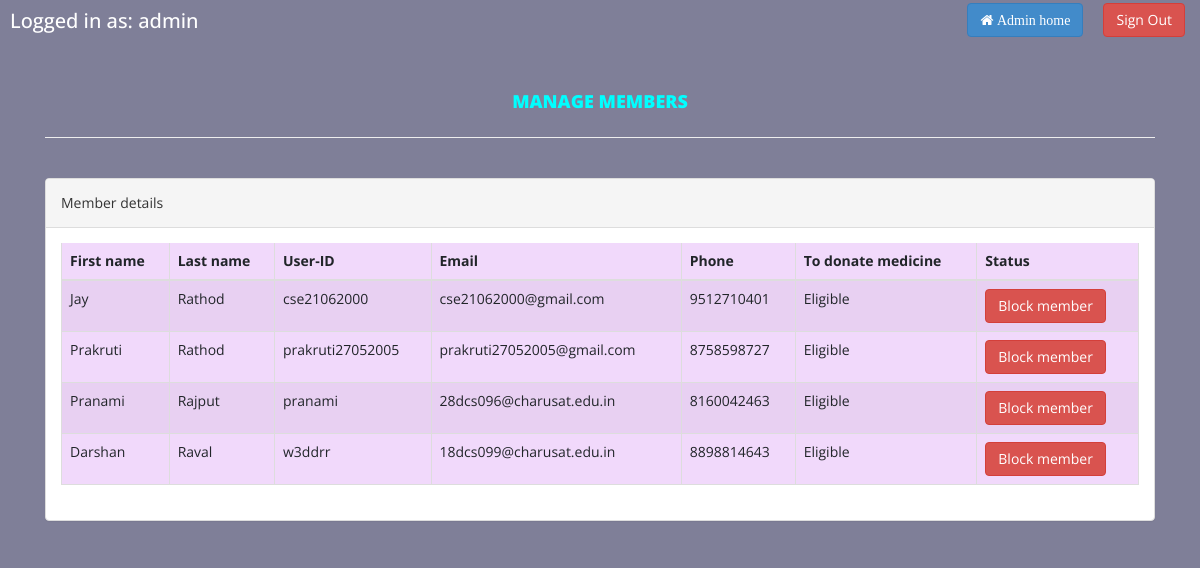
Page /OUMDN/admin/admmem.php (signed in) on the committed database.
### tables this page shows
CREATE TABLE `memberinfo` (
  `firstname` varchar(100) NOT NULL,
  `lastname` varchar(100) NOT NULL,
  `user` varchar(50) NOT NULL,
  `email` varchar(255) NOT NULL,
  `phone` varchar(11) NOT NULL,
  `password` varchar(255) NOT NULL,
  `memvalidadmin` tinyint(1) NOT NULL DEFAULT 1
);

### OUMDN/admin/admmem.php (the view, shortened to what this page needs)
<?php
include('includes/config.php');
if(!isset($_SESSION['adminusernm'])){
  header('location:admin.php');
}
else{
    ?>
<!DOCTYPE html>
<html xmlns="http://www.w3.org/1999/xhtml">
<head>
<link rel="stylesheet" type="text/css" href="assets/css/adminstyle4.css"/>
<link rel="stylesheet" type="text/css" href="https://stackpath.bootstrapcdn.com/bootstrap/4.4.1/css/bootstrap.min.css">
<link rel="stylesheet" href="https://cdn.datatables.net/1.10.12/css/dataTables.bootstrap.min.css"/>
<link rel="stylesheet" href="https://cdnjs.cloudflare.com/ajax/libs/font-awesome/4.7.0/css/font-awesome.min.css">
 </head>
    <link href="assets/css/bootstrap.css" rel="stylesheet" />
    <link href="assets/css/font-awesome.css" rel="stylesheet" />
    <link href="assets/js/dataTables/dataTables.bootstrap.css" rel="stylesheet" />
    <link href="assets/css/style.css" rel="stylesheet" />
</head>
<body>
  <div class="container row">
  <h4 style="margin-left:10px;" class="text-white float-left topleft "> Logged in as: <?php echo $_SESSION['adminusernm']; ?></h4 >
    <div class="button-box">
           <div class="button-box col-lg-20 float-right topright">
               <button type="button" class="btn btn-danger float-right" style="margin-left:20px; margin-right:10px; " onclick="location.href='adminlogout.php'">Sign Out</button>
             <button class="btn btn-primary float-right btn-md"  onclick="location.href='adminhome.php'"><i class="fa fa-home"> Admin home</i></button>
			</div>
    </div>
</div>
    <div class="content-wrapper">
         <div class="container">
        <div class="row pad-botm">
            <div class="col-md-12">
                <h4 class="header-line" style="text-align:center; color:cyan;">Manage members</h4>
    </div>
        </div>
            <div class="row">
                <div class="col-md-12">
                    <div class="panel panel-default">
                        <div class="panel-heading">
                          Member details
                        </div>
                        <div class="panel-body">
                            <div class="table-responsive">
                                <table class="table table-striped table-bordered table-hover" user="dataTables-example">
                                    <thead>
                                        <tr>
										    <th><b>First name</b></th>
											<th><b>Last name</b></th>
											<th><b>User-ID</b></th>
											<th><b>Email</b></th>
											<th><b>Phone</b></th>
                                            <th><b>To donate medicine</b></th>
                                            <th><b>Status</b></th>
                                        </tr>
                                    </thead>
                                    <tbody>
<?php $sql = "SELECT * from memberinfo";
$query = $dbh -> prepare($sql);
$query->execute();
$results=$query->fetchAll(PDO::FETCH_OBJ);
$cnt=1;
if($query->rowCount() > 0)
{
foreach($results as $result)
{               ?>
                                        <tr class="odd gradeX">
                                            <td class="center"><?php echo htmlentities($result->firstname);?></td>
                                            <td class="center"><?php echo htmlentities($result->lastname);?></td>
                                            <td class="center"><?php echo htmlentities($result->user);?></td>
                                            <td class="center"><?php echo htmlentities($result->email);?></td>
                                            <td class="center"><?php echo htmlentities($result->phone);?></td>
                                            <td class="center"><?php if($result->memvalidadmin==0)
                                            {
                                                echo htmlentities("Not Eligible");
                                            } else {
                                            echo htmlentities("Eligible");
}
                                            ?></td>
                                            <td class="center">
<?php if($result->memvalidadmin==0)
 {?>
<a href="admmem.php?inuser=<?php echo htmlentities($result->user);?>" onclick="return confirm('Are you sure you want to unblock this member?');"" >  <button class="btn btn-primary"> Unblock member</button>
<?php } else {?>
                                            <a href="admmem.php?user=<?php echo htmlentities($result->user);?>" onclick="return confirm('Are you sure you want to block this member?');""><button class="btn btn-danger"> Block member</button>
                                            <?php } ?>
                                            </td>
                                        </tr>
                                      <?php $cnt=$cnt+1;}} ?>
                                    </tbody>
                                </table>
                            </div>
                        </div>
                    </div>
                </div>
            </div>
    </div>
    </div>
</body>
</html>
<?php } ?>

### OUMDN/admin/assets/css/adminstyle4.css (style rules this page uses)
body { background: linear-gradient(rgba(0,0,50,0.5),rgba(0,0,50,0.5)),url(admin1.jpg); background-size: cover; background-position: center; height: 100%; }
.topright { position: absolute; top: 3px; right: 5px; font-size: 15px; }
.topleft { font-size: 20px !important; top: 3px; left: 5px; }

### OUMDN/admin/assets/css/style.css (style rules this page uses)
.content-wrapper { margin-top: 40px; min-height:800px; padding-bottom:90px; }
.header-line { font-weight:900; padding-bottom:25px; border-bottom:1px solid #eeeeee; text-transform:uppercase; }
.pad-botm { padding-bottom:30px; }

### OUMDN/admin/admmem.php (style rules this page uses)
.btn { background-color: DodgerBlue; border: none; color: white; padding: 12px 16px; font-size: 16px; cursor: pointer; }
table tr td, table tr th { background-color: rgba(210,130,240, 0.3) !important; }

### rows in the picture
memberinfo: firstname "Jay", lastname "Rathod", user "cse21062000", email "cse21062000@gmail.com", phone "9512710401"
memberinfo: firstname "Prakruti", lastname "Rathod", user "prakruti27052005", email "prakruti27052005@gmail.com", phone "8758598727"
memberinfo: firstname "Pranami", lastname "Rajput", user "pranami", email "28dcs096@charusat.edu.in", phone "8160042463"
memberinfo: firstname "Darshan", lastname "Raval", user "w3ddrr", email "18dcs099@charusat.edu.in", phone "8898814643"

### other values in the picture
$_SESSION['adminusernm'] "admin"
